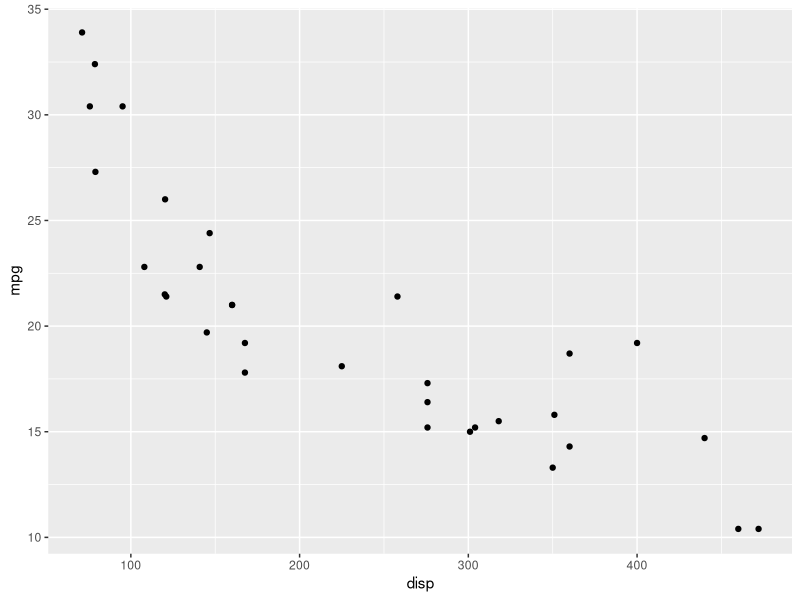
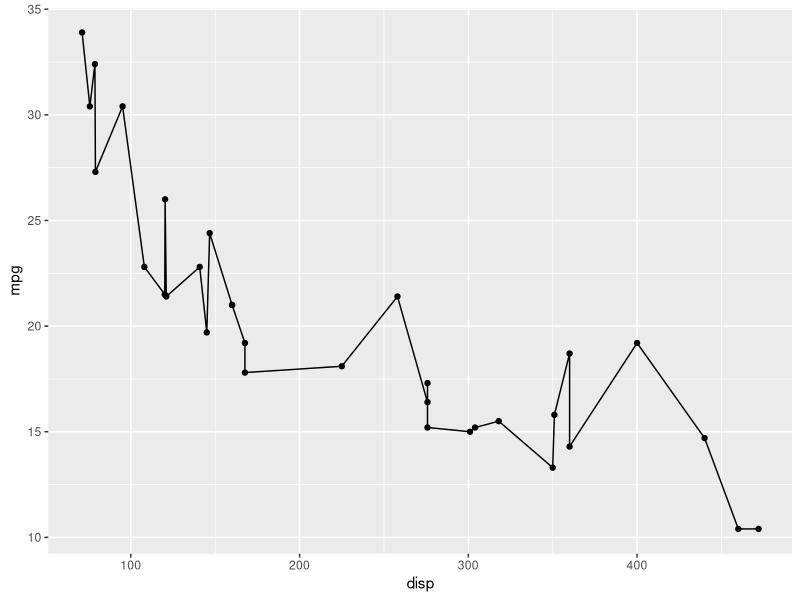
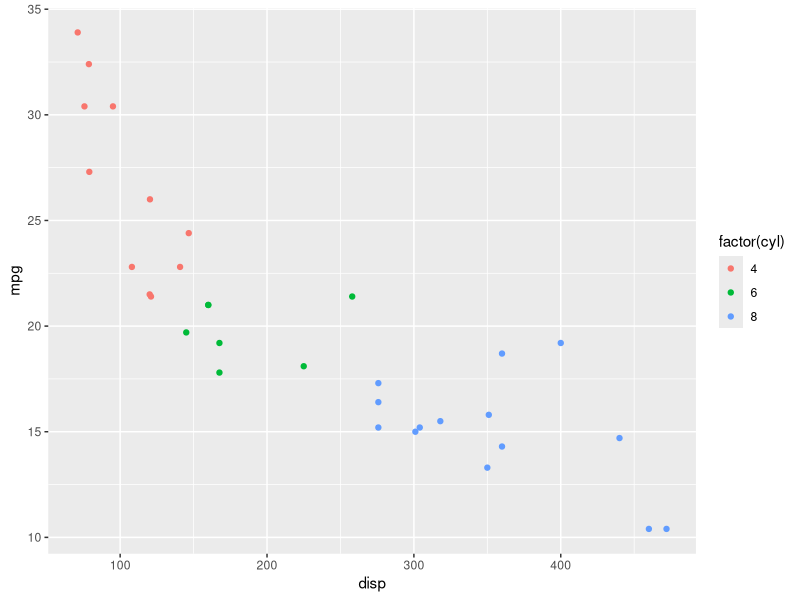
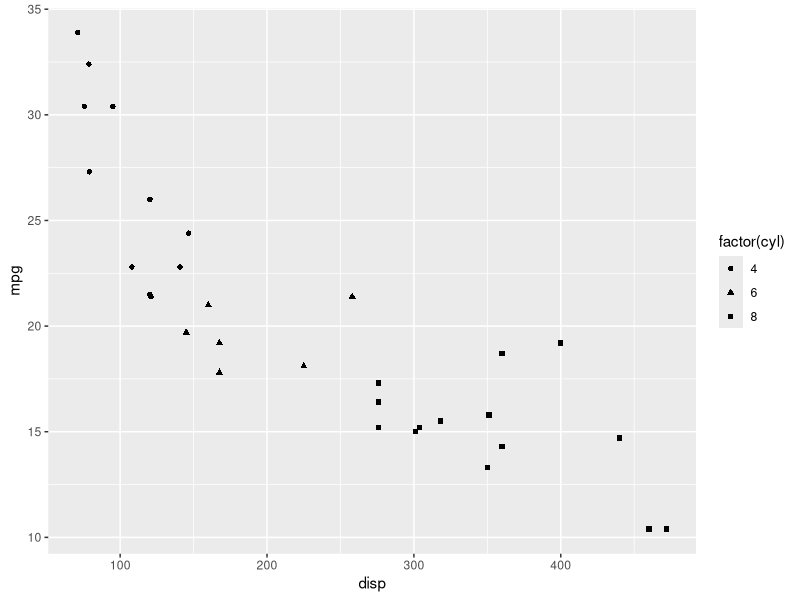
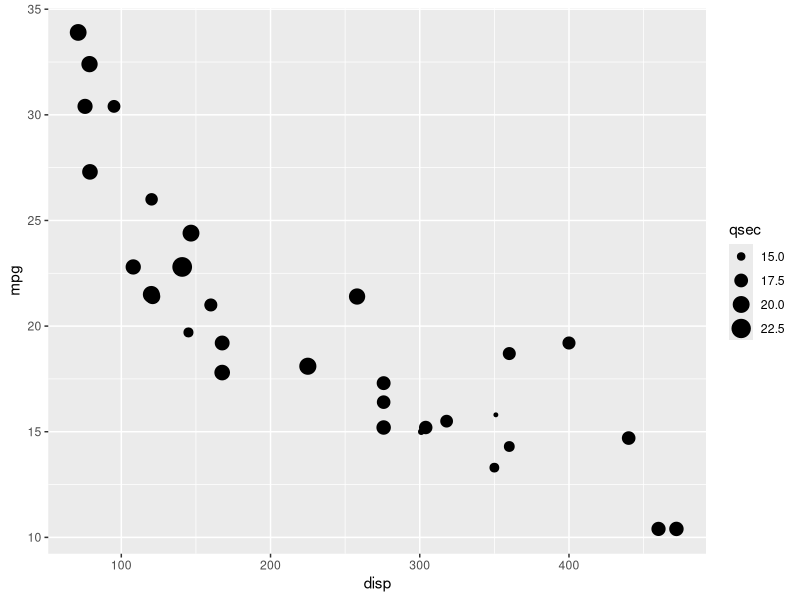
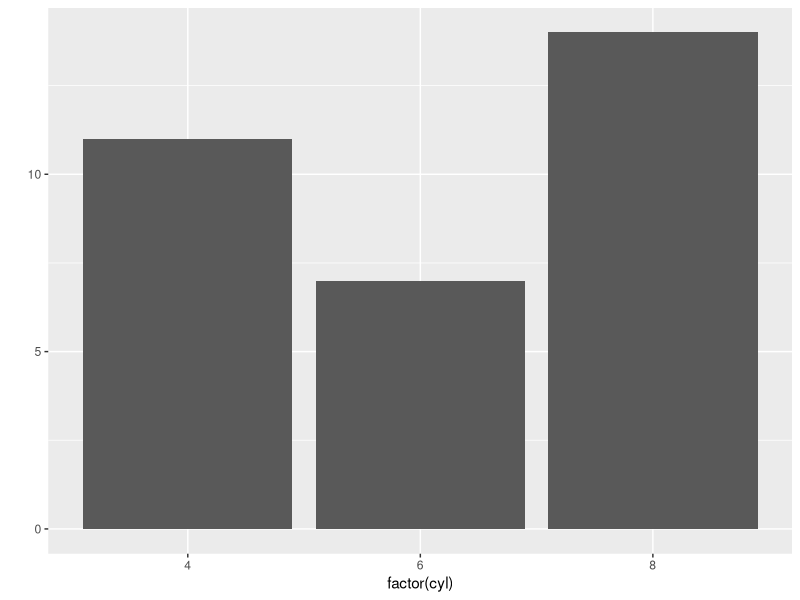
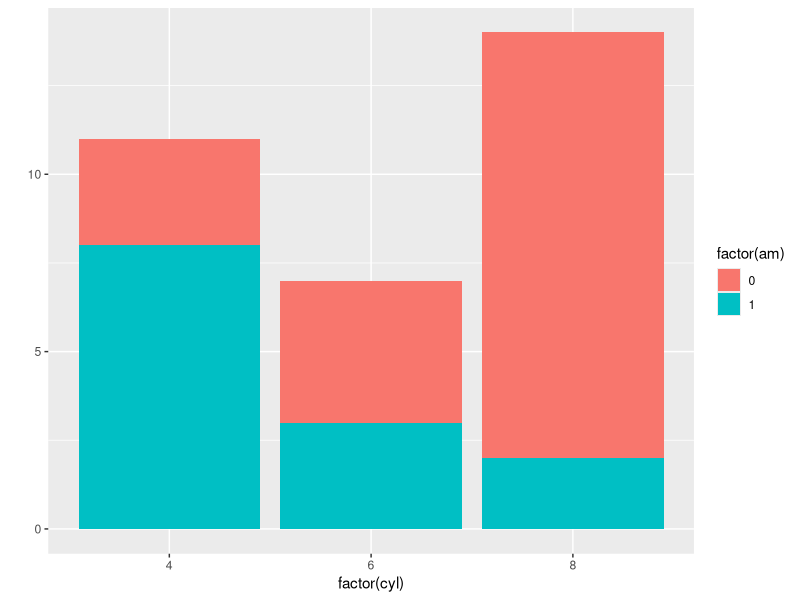
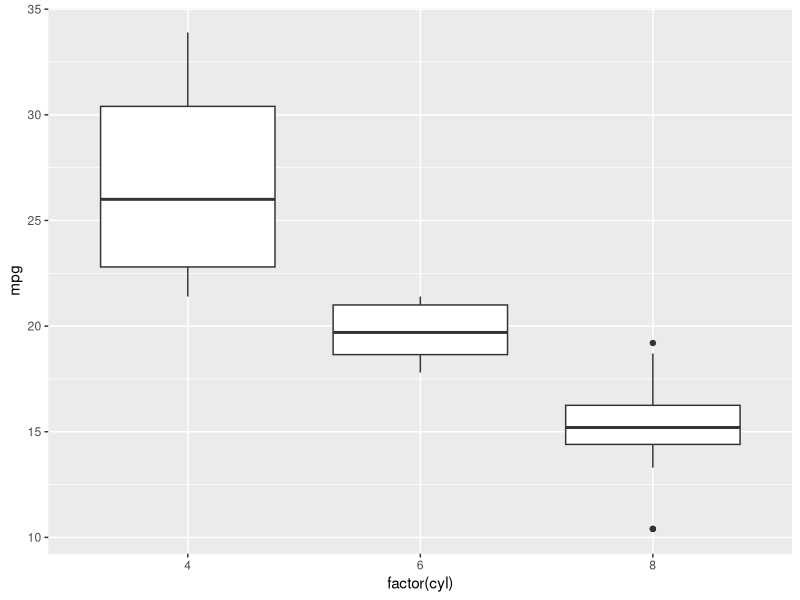

Source code (R) for these figures, in order:
## ---- chunk 1
library(ggplot2)
library(dplyr)
## ---- chunk 2
qplot(disp, mpg, data = mtcars)
## ---- chunk 3
qplot(disp, mpg, data = mtcars, geom = c('point', 'line'))
## ---- chunk 4
qplot(disp, mpg, data = mtcars, color = factor(cyl))
## ---- chunk 5
qplot(disp, mpg, data = mtcars, shape = factor(cyl))
## ---- chunk 6
qplot(disp, mpg, data = mtcars, size = qsec)
## ---- chunk 7
qplot(factor(cyl), data = mtcars, geom = c('bar'))
## ---- chunk 8
qplot(factor(cyl), data = mtcars, geom = c('bar'), fill = factor(am))
## ---- chunk 9
qplot(factor(cyl), mpg, data = mtcars, geom = c('boxplot'))
## ---- chunk 10
qplot(factor(1), mpg, data = mtcars, geom = c('boxplot'))
## ---- chunk 11
qplot(factor(cyl), mpg, data = mtcars, geom = c('boxplot', 'jitter'))
## ---- chunk 12
qplot(x = date, y = unemploy, data = economics, geom = c('line'))
## ---- chunk 13
qplot(x = date, y = unemploy, data = economics, geom = c('line'),
      color = 'red')
## ---- chunk 14
qplot(mpg, data = mtcars, bins = 5)
